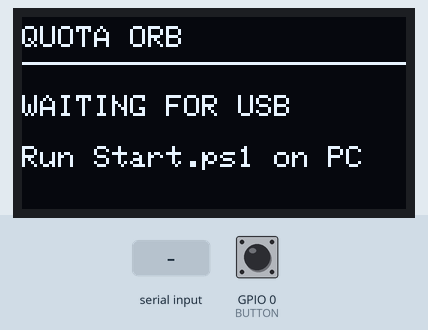
This program was run on a simulated ESP32. On the bench: 128×64 one-colour display. The inputs (shaded band) are chosen by the test bench; at power-on: GPIO 0 (BUTTON) HIGH. What the program prints to the serial monitor is not drawn.

Above: at 1.2 s.

The program:

main.cpp
```cpp
#include <Arduino.h>
#include <Wire.h>
#include <Adafruit_GFX.h>
#include <Adafruit_SSD1306.h>

// Heltec WiFi Kit 32 V2, classic ESP32, NOT the S3/V3 pinout.
constexpr int OLED_SDA = 4, OLED_SCL = 15, OLED_RST = 16;
constexpr int BUTTON = 0;
constexpr size_t FRAME_BYTES = 1024;
Adafruit_SSD1306 oled(128, 64, &Wire, OLED_RST);
char line[2120];
size_t lineLen = 0;
bool dropping = false, oledOk = false, online = false;
uint32_t lastByte = 0, lastFrame = 0;
int brightness = 1;
bool flipped = false;

uint32_t crc32(const uint8_t *data, size_t size) {
  uint32_t crc = 0xffffffff;
  for (size_t i = 0; i < size; ++i) {
    crc ^= data[i];
    for (int bit = 0; bit < 8; ++bit)
      crc = (crc >> 1) ^ (0xedb88320U & (0U - (crc & 1)));
  }
  return ~crc;
}

void message(const char *title, const char *detail) {
  if (!oledOk) return;
  oled.clearDisplay();
  oled.setTextColor(SSD1306_WHITE);
  oled.setTextSize(1);
  oled.setCursor(0, 3); oled.print("QUOTA ORB");
  oled.drawFastHLine(0, 15, 128, SSD1306_WHITE);
  oled.setCursor(0, 26); oled.print(title);
  oled.setCursor(0, 43); oled.print(detail);
  oled.display();
}

void hello() {
  Serial.printf("{\"type\":\"hello\",\"protocol\":1,\"oled\":%s,\"width\":128,\"height\":64,\"firmware\":\"1.0.0\",\"uptime_ms\":%lu}\n",
                oledOk ? "true" : "false", (unsigned long)millis());
}

int unhex(char c) {
  if (c >= '0' && c <= '9') return c - '0';
  if (c >= 'a' && c <= 'f') return c - 'a' + 10;
  if (c >= 'A' && c <= 'F') return c - 'A' + 10;
  return -1;
}

void command() {
  line[lineLen] = 0;
  if (!strcmp(line, "PING")) { hello(); return; }
  if (line[0] != 'F' || line[1] != ' ') {
    Serial.println("{\"type\":\"error\",\"reason\":\"command\"}"); return;
  }
  char *end;
  unsigned long seq = strtoul(line + 2, &end, 10);
  if (end == line + 2 || *end != ' ') return;
  char *crcStart = end + 1;
  uint32_t expected = strtoul(crcStart, &end, 16);
  if (end - crcStart != 8 || *end != ' ') return;
  const char *hex = end + 1;
  uint8_t pixels[FRAME_BYTES];
  bool valid = strlen(hex) == FRAME_BYTES * 2;
  if (valid) for (size_t i = 0; i < FRAME_BYTES; ++i) {
    int a = unhex(hex[2 * i]), b = unhex(hex[2 * i + 1]);
    if (a < 0 || b < 0) { valid = false; break; }
    pixels[i] = (a << 4) | b;
  }
  if (!valid || crc32(pixels, FRAME_BYTES) != expected || !oledOk) {
    Serial.printf("{\"type\":\"nack\",\"seq\":%lu}\n", seq); return;
  }
  memcpy(oled.getBuffer(), pixels, FRAME_BYTES);
  oled.display();
  lastFrame = millis(); online = true;
  Serial.printf("{\"type\":\"ack\",\"seq\":%lu,\"crc\":%lu}\n", seq, (unsigned long)expected);
}

void setup() {
  Serial.begin(115200);
  pinMode(BUTTON, INPUT_PULLUP);
  Wire.begin(OLED_SDA, OLED_SCL);
  // begin() resets the OLED and does not itself confirm device presence.
  bool allocated = oled.begin(SSD1306_SWITCHCAPVCC, 0x3c, true, false);
  Wire.beginTransmission(0x3c);
  oledOk = allocated && Wire.endTransmission() == 0;
  if (oledOk) {
    oled.ssd1306_command(SSD1306_SETCONTRAST);
    oled.ssd1306_command(100);
    message("WAITING FOR USB", "Run Start.ps1 on PC");
  }
  hello();
}

void loop() {
  while (Serial.available()) {
    char c = Serial.read();
    lastByte = millis();
    if (c == '\n') {
      if (!dropping && lineLen) command();
      lineLen = 0; dropping = false;
    } else if (c != '\r') {
      if (lineLen < sizeof(line) - 1 && !dropping) line[lineLen++] = c;
      else dropping = true;
    }
  }
  if ((lineLen || dropping) && millis() - lastByte > 700) {
    lineLen = 0; dropping = false;
  }
  if (online && millis() - lastFrame > 6000) {
    online = false;
    message("USB OFFLINE", "Reconnect PC bridge");
    Serial.println("{\"type\":\"offline\"}");
  }
  static bool raw = true, stable = true;
  static uint32_t changed = 0, pressed = 0;
  bool state = digitalRead(BUTTON);
  if (state != raw) { raw = state; changed = millis(); }
  if (raw != stable && millis() - changed > 40) {
    stable = raw;
    if (!stable) pressed = millis();
    else {
      uint32_t held = millis() - pressed;
      if (held > 1800) {
        flipped = !flipped;
        // Rotate the controller output; host framebuffer remains unchanged.
        oled.ssd1306_command(flipped ? SSD1306_SEGREMAP : SSD1306_SEGREMAP | 1);
        oled.ssd1306_command(flipped ? SSD1306_COMSCANINC : SSD1306_COMSCANDEC);
        Serial.println("{\"type\":\"orientation\"}");
      } else if (held > 600) {
        brightness = (brightness + 1) % 3;
        const uint8_t levels[] = {12, 100, 220};
        oled.ssd1306_command(SSD1306_SETCONTRAST);
        oled.ssd1306_command(levels[brightness]);
        Serial.println("{\"type\":\"brightness\"}");
      } else Serial.println("{\"type\":\"button\"}");
    }
  }
  delay(1);
}
```
